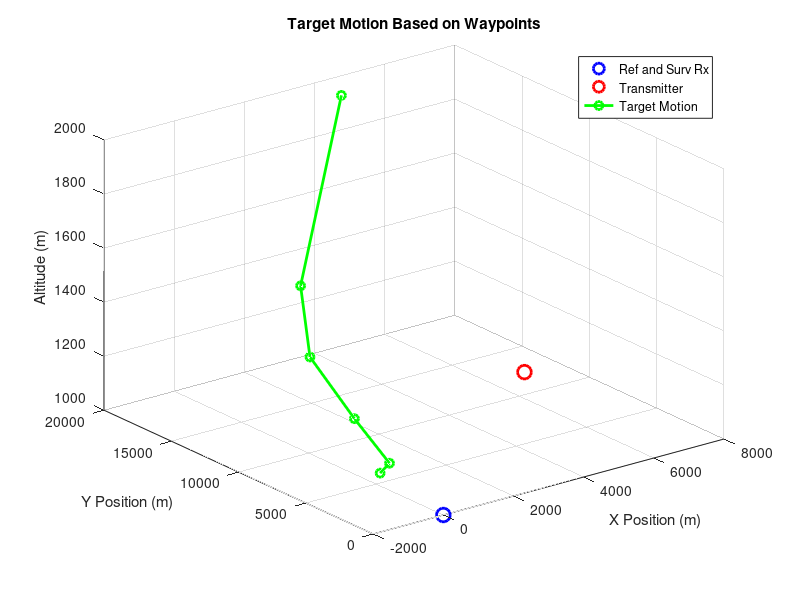

MATLAB code to generate this figure:
% Example waypoints
%{ 
Lane Change
x = [0, 6440, 4000, 2000, 1000, -2000];
y = [0, 10760, 18000, 14000, 10000, 2000];
z = [1000, 1056, 3600, 3600, 3300, 3300];
%}

%Landing Maneuver
x = [0, 6440, 4000,-1000,-1500,-1000,0,500];
y = [0, 10760, 18000, 8000,6000,4000,4000,6000];
z = [1000, 1056, 2000, 1700,1500,1300,1100,1000];

%{

x = [0, 6440, 500,0,-1000,-1500,-1000,4000];
y = [0, 10760, 6000, 4000,4000,6000,8000,18000];
z = [1000, 1056, 1000, 1100,1300,1500,1700,2000];
%}
% Plot antennas as discrete points
figure;
plot3(x(1), y(1), z(1), 'o', 'LineWidth', 2, 'MarkerSize', 10, 'Color', 'blue', 'DisplayName', 'Ref and Surv Rx');
hold on;
plot3(x(2), y(2), z(2), 'o', 'LineWidth', 2, 'MarkerSize', 10, 'Color', 'red', 'DisplayName', 'Transmitter');

% Plot the remaining waypoints connected by a line
plot3(x(3:end), y(3:end), z(3:end), '-o', 'LineWidth', 2, 'Color', 'green', 'DisplayName', 'Target Motion');

grid on;
xlabel('X Position (m)');
ylabel('Y Position (m)');
zlabel('Altitude (m)');
title('Target Motion Based on Waypoints');
legend('Location', 'Best');

% Adjust viewpoint for a better 3D perspective
view(3);
